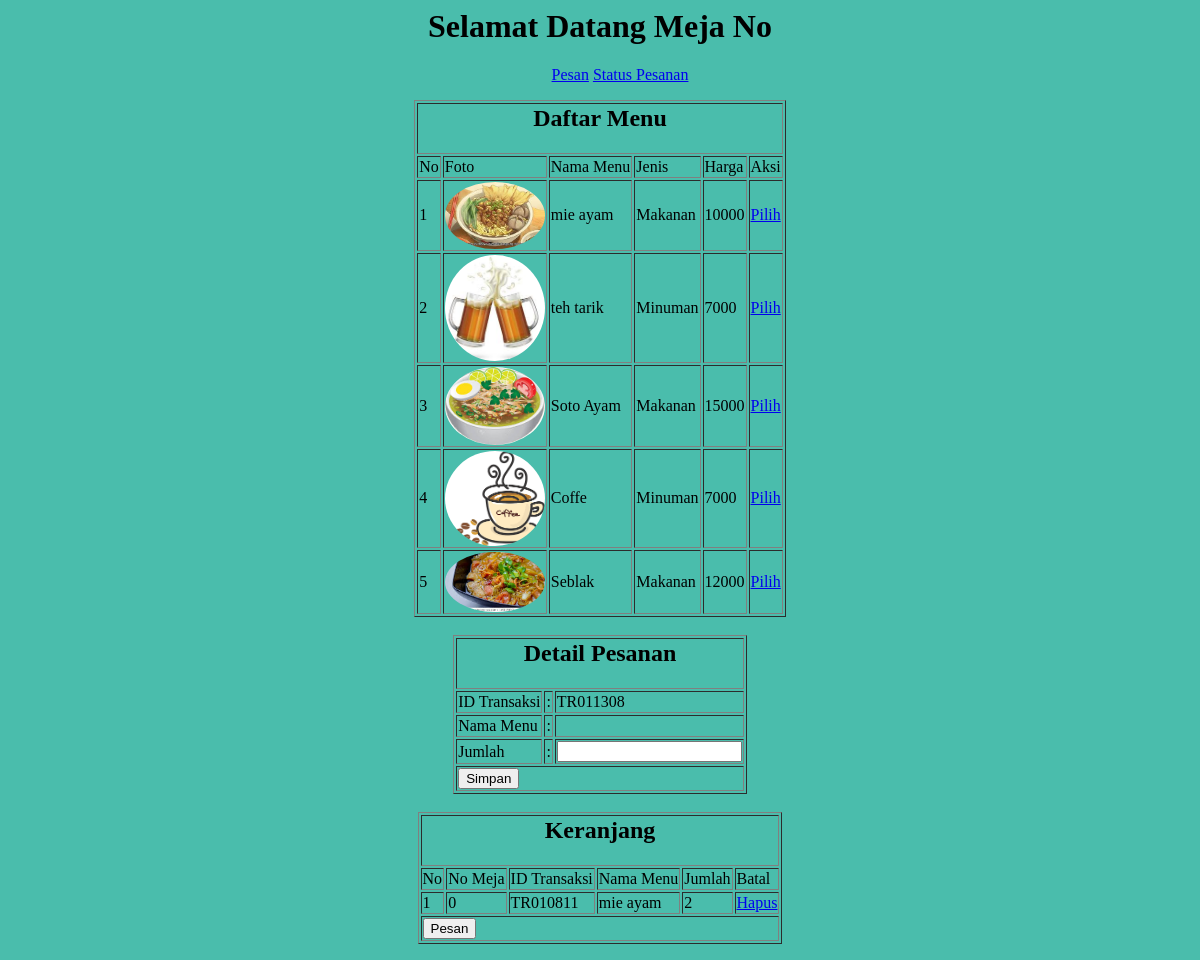
The page /Pelanggan/index.php on the database its author committed.
### tables this page shows
CREATE TABLE `tb_menu` (
  `id_menu` int(11) NOT NULL,
  `nama_menu` varchar(30) NOT NULL,
  `jenis` varchar(15) NOT NULL,
  `harga` int(11) NOT NULL,
  `foto` varchar(255) NOT NULL,
  `stok` int(11) NOT NULL
);

CREATE TABLE `tb_keranjang` (
  `id_pesan` int(11) NOT NULL,
  `no_meja` int(11) NOT NULL,
  `id_transaksi` varchar(30) NOT NULL,
  `id_menu` int(11) NOT NULL,
  `jumlah` int(11) NOT NULL,
  `tanggal_pesan` date NOT NULL
);

### Pelanggan/pesan.php (the view, shortened to what this page needs)
<?php
	if ($_SESSION['idtr'] == '') {
		$idt = "TR".$_SESSION['noMeja'].date('mdh');
	}else{
		$idt = $_SESSION['idtr'];
	}
	?>
	<center>
	<table border="1">
			<link rel="stylesheet" href="style.css">
<tr>
<td colspan="6" align="center"><h2>Daftar Menu</h2></td>
</tr>
			<tr>
				<td>No</td>
				<td>Foto</td>
				<td>Nama Menu</td>
				<td>Jenis</td>
				<td>Harga</td>
				<td>Aksi</td>
			</tr>
		<?php
		    $no=0;
		    $sql= mysqli_query($con, "SELECT * FROM tb_menu WHERE stok !=0");
		    while($r=mysqli_fetch_array($sql)){
		     $no++;
		?>
		<tr>
			<td> <?php echo $no; ?> </td>
			<td><img src="../img/<?php echo $r['foto'] ?>" width="100px"></td>
			<td> <?php echo $r['nama_menu']; ?> </td>
			<td> <?php echo $r['jenis']; ?></td>
			<td> <?php echo $r['harga']; ?></td>
			<td> <a href="?menu=pesan&pilih&id=<?php echo $r['id_menu'] ?>" class="tombol">Pilih</a></td>
		</tr>
		<?php } ?>
	</table>
<br>
<table border="1">
<tr>
				<td colspan="3" align="center"><h2>Detail Pesanan</h2></td>
</tr>
<tr>
        <td>ID Transaksi</td>
		<td> : </td>
		<td><?php echo @$idt; ?></td>
</tr>
<tr>
			<td>Nama Menu</td>
			<td> : </td>
        	<td><?php echo @$d['nama_menu']; ?></td>
</tr>
<tr>
        <td>Jumlah</td>
		<td> : </td>
        <td><input type="number" name="jml"></td>
</tr>
<tr>
    <td colspan="3"><input type="submit" name="simpan" value="Simpan"></td>
</tr>
<table>
<br>
	<table border="1">
<tr>
	<td colspan="6" align="center"><h2>Keranjang</h2></td>
</tr>
<tr>
				<td>No</td>
				<td>No Meja</td>
				<td>ID Transaksi</td>
				<td>Nama Menu</td>
				<td>Jumlah</td>
				<td>Batal</td>
</tr>
<?php
		    $no=0;
		    $sql= mysqli_query($con, "SELECT tb_keranjang.*, tb_menu.nama_menu FROM tb_keranjang INNER JOIN tb_menu ON tb_keranjang.id_menu = tb_menu.id_menu WHERE no_meja = '$_SESSION[noMeja]'");
		    while($aaa=mysqli_fetch_array($sql)){
		     $no++;
		?>
		<tr>
			<td><?php echo $no; ?> </td>
			<td><?php echo $aaa['no_meja']; ?></td>
			<td><?php echo $aaa['id_transaksi']; ?> </td>
			<td><?php echo $aaa['nama_menu']; ?></td>
			<td><?php echo $aaa['jumlah']; ?></td>
			<td><a href="?menu=pesan&hapus&id=<?php echo $aaa['id_pesan'] ?>">Hapus</a></td>
		</tr>
		<?php } ?>
		<tr>
		<td colspan="6"><input type="submit" name="pesan" value="Pesan"></td>
	</tr>
	</table>
	</center>

### Pelanggan/index.php (shortened to what this page needs)
<?php
		include'../koneksi.php';
		?>
		<html>
		<head>
			<center>
			<link rel="stylesheet" href="style.css">
		</head>
		<form method="post">
		<body>
			<center>
 				<h1><?php echo"Selamat Datang Meja No ".$_SESSION['noMeja']; ?> </h1>
 			</center>
			 	<ul>
			 		<a href="?menu=pesan">Pesan</a>
			 		<a href="?menu=statuspesan">Status Pesanan</a>
			 	</ul>
		<?php
		switch (@$_GET['menu']) {
			default:
				include 'pesan.php';
				break;
		}
		?>
		</body>
	</form>
		</html>

### Pelanggan/style.css (style rules this page uses)
img { border-radius: 50%; }
body { background-color:#4ABDAC; }

### rows shown on the page
tb_menu: foto (picture), nama_menu "mie ayam", jenis "Makanan", harga "10000"
tb_menu: foto (picture), nama_menu "teh tarik", jenis "Minuman", harga "7000"
tb_menu: foto (picture), nama_menu "Soto Ayam", jenis "Makanan", harga "15000"
tb_menu: foto (picture), nama_menu "Coffe", jenis "Minuman", harga "7000"
tb_menu: foto (picture), nama_menu "Seblak", jenis "Makanan", harga "12000"
tb_keranjang: no_meja "0", id_transaksi "TR010811", id_menu.nama_menu "mie ayam", jumlah "2"
